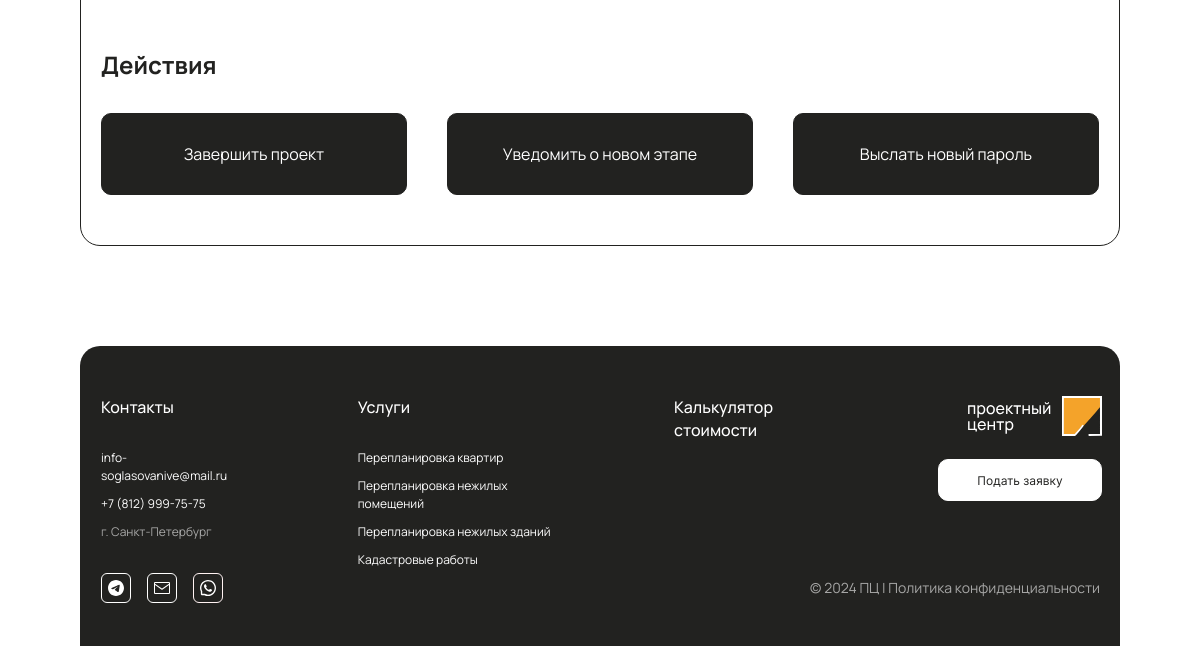
The page /manager/ (signed in, lower part) on the database as committed earlier.
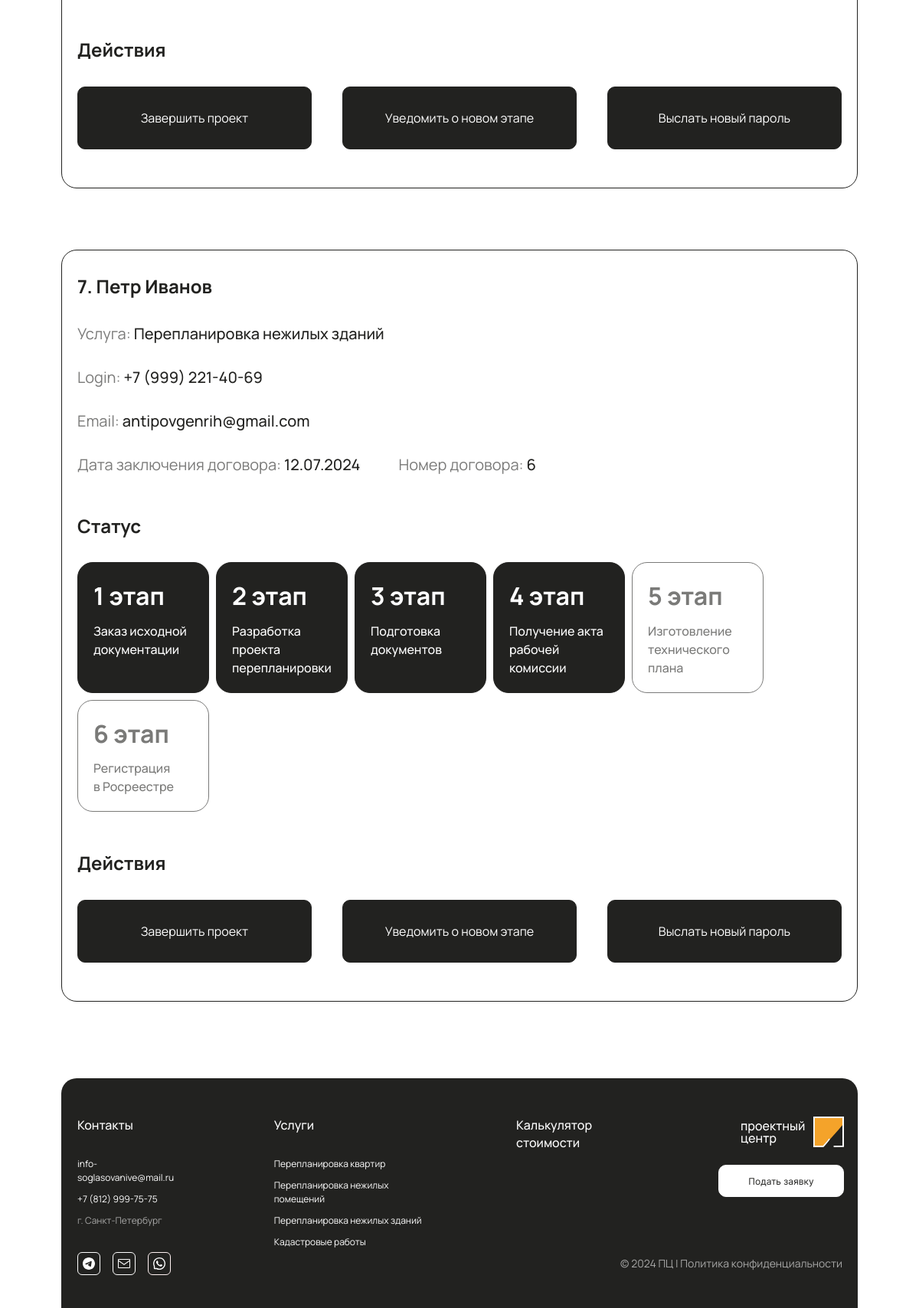
The same page on the database as committed later.
### user/models.py (models this page shows, shortened)
class CustomUser(AbstractBaseUser, PermissionsMixin):
    username = None  # Отключение поля username
    phone_number = models.CharField(max_length=15, unique=True)
    first_name = models.CharField(max_length=30)
    last_name = models.CharField(max_length=30)
    email = models.EmailField(unique=True, blank=True, null=True)
    is_active = models.BooleanField(default=True)
    is_staff = models.BooleanField(default=False)
    is_superuser = models.BooleanField(default=False)
    objects = CustomUserManager()
    USERNAME_FIELD = 'phone_number'
    REQUIRED_FIELDS = []

class Contract(models.Model):
    class ServiceTypeChoices(models.IntegerChoices):
        APARTMENT_REPLANNING = 1, 'Перепланировка квартиры'
        RESIDENTIAL_REPLANNING = 2, 'Перепланировка нежилых помещений'
        NON_RESIDENTIAL_REPLANNING = 3, 'Перепланировка нежилого здания'
        CADASTRAL_WORK = 4, 'Кадастровые работы'
    class StatusTypeChoices(models.IntegerChoices):
        PHASE1 = 1, '1 этап'
        PHASE2 = 2, '2 этап'
        PHASE3 = 3, '3 этап'
        PHASE4 = 4, '4 этап'
        PHASE5 = 5, '5 этап'
        PHASE6 = 6, '6 этап'
        Done = 0, 'Завершен'
    user = models.ForeignKey(CustomUser, related_name='contracts', on_delete=models.CASCADE)
    contract_number = models.CharField(max_length=20, unique=True)
    service_type = models.IntegerField(choices=ServiceTypeChoices.choices,)
    status = models.IntegerField(choices=StatusTypeChoices.choices, default=StatusTypeChoices.PHASE1)
    contract_date = models.DateField()
    completion_date = models.DateField(null=True, blank=True)
    address = models.CharField(max_length=255, blank=True, null=True)
    def max_phases(self):
        if self.service_type == self.ServiceTypeChoices.CADASTRAL_WORK:
            return self.StatusTypeChoices.PHASE3
        else:
            return self.StatusTypeChoices.PHASE6
    def is_last_phase(self):
        if self.service_type == self.ServiceTypeChoices.CADASTRAL_WORK:
            if self.status == self.StatusTypeChoices.PHASE3:
                return 3
        else:
            if self.status == self.StatusTypeChoices.PHASE6:
                return 6
        return False
    def is_done(self):
        return self.status == self.StatusTypeChoices.Done

### custom_auth/decorators.py (the view)
    def _wrapped_view_func(request, *args, **kwargs):
        if not request.user.is_staff:
            return HttpResponseForbidden("Вы не авторизованы для доступа к этой странице.")
        return view_func(request, *args, **kwargs)

### manager/templatetags/custom_filters.py (called while the page is built)
@register.filter
def format_phone(value):
    try:
        phone_number = ''.join(filter(str.isdigit, value))
        formatted_phone = f'+7 ({phone_number[1:4]}) {phone_number[4:7]}-{phone_number[7:9]}-{phone_number[9:]}'
        return formatted_phone
    except:
        return value

### user/context_processors.py (called while the page is built)
def user_contracts(request):
    if request.user.is_authenticated:
        return {
            'user_contract': request.user.contracts.last()
        }
    return {}

def current_url(request):
    return {'current_url': request.path}

### templates/manager/dashboard.html (shortened to what this page needs)
{% extends 'layout.html' %}
{% load static %}
{% load custom_filters %}
{% block link %}
  <link rel="stylesheet" href="{% static 'css/dashboard.css' %}">
{% endblock %}
{% block content %}
  <div class="dashboard-container">
    <div id="active-container" class="active-container">
      {% if active_clients %}
            {% for client in active_clients %}
              <div class="client-container">
                <div class="client-info">
                  <h2> {{ client.id }}. {{ client.first_name }} {{ client.last_name }}</h2>
                  <p>Услуга: <span>
                    {% if client.service_type == 1 %}Перепланировка квартир
                    {% elif client.service_type == 2 %}Перепланировка нежилых помещений
                    {% elif client.service_type == 3 %}Перепланировка нежилых зданий
                    {% elif client.service_type == 4 %}Кадастровые работы
                    {% endif %}</span></p>
                  <p>Login: <span>{{ client.phone_number|format_phone }}</span></p>
                  <p>Email: <span>{{ client.email }}</span></p>
                  <div class="contract">
                    <p>Дата заключения договора: <span>{{ client.contract_date|date:"d.m.Y" }}</span></p>
                    <p>Номер договора: <span>{{ client.contract_id }}</span></p>
                  </div>
                </div>
                <div class="client-stages-container">
                  <h2>Cтатус</h2>
                  <div class="stage-elements" id="stage-elements" data-service-type="{{ client.service_type }}" data-status="{{ client.status }}">
                    {% if client.service_type == 1 %}
                      <div class="stage-element {% if client.status >= 1 %}stage-element-current{% endif %}">
                        <h3>1 этап</h3>
                        <p>Заказ исходной документации</p>
                      </div>
                      <div class="stage-element {% if client.status >= 2 %}stage-element-current{% endif %}">
                        <h3>2 этап</h3>
                        <p>Разработка проекта перепланировки</p>
                      </div>
                      <div class="stage-element {% if client.status >= 3 %}stage-element-current{% endif %}">
                        <h3>3 этап</h3>
                        <p>Согласование пожарного надзора</p>
                      </div>
                      <div class="stage-element {% if client.status >= 4 %}stage-element-current{% endif %}">
                        <h3>4 этап</h3>
                        <p>Согласование документации в МВК</p>
                      </div>
                      <div class="stage-element {% if client.status >= 5 %}stage-element-current{% endif %}">
                        <h3>5 этап</h3>
                        <p>Ввод квартиры в эксплуатацию</p>
                      </div>
                      <div class="stage-element {% if client.status >= 6 %}stage-element-current{% endif %}">
                        <h3>6 этап</h3>
                        <p>Подготовка технического плана и регистрация в Росреестре</p>
                      </div>
                    {% elif client.service_type == 2 %}
                      <div class="stage-element {% if client.status >= 1 %}stage-element-current{% endif %}">
                        <h3>1 этап</h3>
                        <p>Заказ исходной документации</p>
                      </div>
                      <div class="stage-element {% if client.status >= 2 %}stage-element-current{% endif %}">
                        <h3>2 этап</h3>
                        <p>Разработка проекта перепланировки</p>
                      </div>
                      <div class="stage-element {% if client.status >= 3 %}stage-element-current{% endif %}">
                        <h3>3 этап</h3>
                        <p>Согласование пожарного надзора и Роспотребнадзора</p>
                      </div>
                      <div class="stage-element {% if client.status >= 4 %}stage-element-current{% endif %}">
                        <h3>4 этап</h3>
                        <p>Согласование документации в МВК</p>
                      </div>
                      <div class="stage-element {% if client.status >= 5 %}stage-element-current{% endif %}">
                        <h3>5 этап</h3>
                        <p>Ввод в эксплуатацию</p>
                      </div>
                      <div class="stage-element {% if client.status >= 6 %}stage-element-current{% endif %}">
                        <h3>6 этап</h3>
                        <p>Подготовка технического плана и регистрация в Росреестре</p>
                      </div>
                    {% elif client.service_type == 3 %}
                      <div class="stage-element {% if client.status >= 1 %}stage-element-current{% endif %}">
                        <h3>1 этап</h3>
                        <p>Заказ исходной документации</p>
                      </div>
                      <div class="stage-element {% if client.status >= 2 %}stage-element-current{% endif %}">
                        <h3>2 этап</h3>
                        <p>Разработка проекта перепланировки</p>
                      </div>
                      <div class="stage-element {% if client.status >= 3 %}stage-element-current{% endif %}">
                        <h3>3 этап</h3>
                        <p>Подготовка документов</p>
                      </div>
                      <div class="stage-element {% if client.status >= 4 %}stage-element-current{% endif %}">
                        <h3>4 этап</h3>
                        <p>Получение акта рабочей комиссии</p>
                      </div>
                      <div class="stage-element {% if client.status >= 5 %}stage-element-current{% endif %}">
                        <h3>5 этап</h3>
                        <p>Изготовление технического плана</p>
                      </div>
                      <div class="stage-element {% if client.status >= 6 %}stage-element-current{% endif %}">
                        <h3>6 этап</h3>
                        <p>Регистрация в Росреестре</p>
                      </div>
                    {% endif %}
                  </div>
                </div>
                <div class="client-btns-container">
                  <h2>Действия</h2>
                  <div class="client-btns">
                    <div class="client-finish-btn" data-contract-id="{{ client.contract_id }}">Завершить проект</div>
                    <div class="client-notifi-btn" data-contract-id="{{ client.contract_id }}" {% if client.is_last_phase == true %}{% endif %}>Уведомить о новом этапе</div>
                    <div class="client-new-pass-btn" data-client-id="{{ client.id }}">Выслать новый пароль</div>
                  </div>
                </div>
              </div>
            {% endfor %}
    {% else %}
        <p>No active clients.</p>
    {% endif %}
    </div>
  </div>
{% include 'includes/footer.html' %}
{% endblock %}

### templates/layout.html (shortened to what this page needs)
{% load static %}
<!DOCTYPE html>
<html lang="ru">
<head>
  <link rel="stylesheet" href="{% static 'css/layout.css' %}">
  <link rel="stylesheet" href="{% static 'css/flickity.css' %}" media="screen">
  {% block link %}{% endblock %}
</head>
<body class="teamblock">
  <div class="container">
    <main>
      {% block content %}{% endblock %}
    </main>
  </div>
</body>
</html>

### templates/includes/footer.html (shortened to what this page needs)
{% load static %}
{% block link %}
  <link rel="stylesheet" href="{% static 'css/includes/footer.css' %}">
{% endblock %}
{% block footer %}
<div class="footer">
  <div class="footer-contacts">
    <h3>Контакты</h3>
    <div class="contacts-content">
      <a href="mailto:info-soglasovanive@mail.ru">info-soglasovanive@mail.ru</a>
      <a href="tel:+78129997575">+7 (812) 999-75-75</a>
      <p>г. Санкт-Петербург</p>
    </div>
    <div class="contacts-smm">
      <a href=""><img src="{% static 'img/main/telegram_icon.svg' %}" alt="telegram_icon"></a>
      <a href=""><img src="{% static 'img/main/mail_icon.svg' %}" alt="email_icon"></a>
      <a href=""><img src="{% static 'img/main/whatsapp_icon.svg' %}" alt="whatsapp_icon"></a>
    </div>
  </div>
  <div class="footer-offers">
    <h3>Услуги</h3>
    <div class="footer-offers-elements">
      <a href="{% url 'apartments' %}">Перепланировка квартир</a>
      <a href="{% url 'spaces' %}">Перепланировка нежилых помещений</a>
      <a href="{% url 'buildings' %}">Перепланировка нежилых зданий</a>
      <a href="{% url 'cadastr' %}">Кадастровые работы</a>
    </div>
  </div>
  <div class="footer-calc">
    <h3><a href="{% url 'calculator' %}">Калькулятор стоимости</a></h3>
  </div>
  <div class="footer-form">
    <a href="{% url 'main' %}"><img src="{% static 'img/main/footer_logo.svg' %}" alt="logo"></a>
    <a class="footer-form-btn" href="{% url 'form' %}">Подать заявку</a>
  </div>
  <div class="footer-copyright">© 2024 ПЦ | <a href="{% url 'politic' %}">Политика конфиденциальности</a></div>
</div>
{% endblock %}

### static/css/layout.css (style rules this page uses)
body { font-family: 'Manrope', sans-serif; font-size: 16px; color: #222220; }
@media (max-width: 1280px) { .container { overflow: hidden; } }
.container { position: relative; max-width: 1120px; padding-top: 50px; padding-left: 80px; padding-right: 80px; margin: 0 auto; }
@media (max-width: 1280px) { .container { padding-left: 80px; padding-right: 80px; } }

### static/css/dashboard.css (style rules this page uses)
.dashboard-container { max-width: 1120px; margin: 166px auto 100px; }
.active-container { display: block; }
.client-container { display: flex; flex-direction: column; border-radius: 20px; border: 1px solid #222220; max-width: 1080px; margin-bottom: 80px; padding: 30px 20px 50px 20px; }
.client-container h2 { font-size: 24px; font-style: normal; font-weight: 700; line-height: 145%; }
.client-info { display: flex; flex-direction: column; gap: 30px; margin-bottom: 50px; }
.client-info p { color: rgba(34, 34, 32, 0.6); font-family: Manrope; font-size: 20px; font-style: normal; font-weight: 400; line-height: normal; }
.client-info span { color: #222220; font-family: Manrope; font-size: 20px; font-style: normal; font-weight: 500; line-height: normal; }
.contract { display: flex; gap: 50px; }
.client-stages-container h2, .client-btns-container h2 { margin-bottom: 30px; }
.client-stages-container { margin-bottom: 50px; }
.stage-elements { display: flex; justify-content: flex-start; gap: 9px; flex-wrap: wrap; }
.stage-element { padding: 20px; width: 130px; border-radius: 20px; border: 1px solid #222220; color: #222220; display: flex; flex-direction: column; justify-content: start; align-items: start; gap: 10px; opacity: 0.6; word-wrap: break-word; }
.stage-element-current { background: #222220; color: #FFF; opacity: 1; }
.stage-element h3 { font-size: 32px; font-style: normal; font-weight: 700; line-height: 145%; }
.stage-element p { font-size: 16px; font-style: normal; font-weight: 500; line-height: 24px; }
.client-btns { display: flex; flex-direction: row; justify-content: space-between; gap: 40px; }
.client-btn, .client-finish-btn, .client-notifi-btn, .client-new-pass-btn { display: flex; justify-content: center; align-items: center; max-width: 362px; height: 80px; border-radius: 10px; background: #222220; color: #FFF; flex: 1; cursor: pointer; border: 1px solid #222220; }

### static/css/includes/footer.css (style rules this page uses)
.footer { position: relative; margin: 100px auto 0; max-width: 1081px; height: 250px; padding-top: 50px; padding: 50px 18px 0px 21px; border-radius: 20px 20px 0px 0px; background: #222220; display: flex; justify-content: space-between; gap: 120px; }
.footer h3 { color: #FFF; font-family: Manrope; font-size: 16px; font-style: normal; font-weight: 500; line-height: 145%; }
.footer-offers h3, .footer-contacts h3 { margin-bottom: 30px; }
.contacts-content, .contacts-content a, .footer-offers-elements { color: #FFF; font-size: 12px; font-style: normal; font-weight: 400; line-height: 18px; }
.contacts-content { display: flex; flex-direction: column; gap: 10px; }
.contacts-content p { opacity: 0.6; }
.contacts-smm { position: absolute; top: 227px; display: flex; gap: 16px; justify-content: space-between; }
.contacts-smm a { width: 30px; height: 30px; }
.footer-offers-elements { display: flex; flex-direction: column; justify-content: space-between; gap: 10px; }
.footer-offers-elements a { color:#FFF; }
.footer-calc { flex-basis: 16%; }
.footer-calc a, .footer-calc a:visited { color: #FFF; }
.footer-form { display: flex; flex-direction: column; gap: 20px; align-items: end; }
.footer-form-btn { display: flex; width: 114px; height: 20px; padding: 10px 24px; justify-content: center; align-items: center; border-radius: 10px; border: 1px solid #FFF; background: #FFF; color: #222220; font-family: Inter; font-size: 12px; font-style: normal; font-weight: 400; line-height: normal; }
.footer-copyright { position: absolute; color: #FFF; opacity: 0.6; right: 20px; bottom: 49px; font-size: 14px; font-style: normal; font-weight: 400; line-height: normal; }
.footer-copyright a, .footer-copyright a:visited { color: #FFF; }

Rows that differ between the two databases and show on the page:
added CustomUser: first_name "Петр", last_name "Иванов", phone_number "+7 (999) 221-40-69", email "antipovgenrih@gmail.com"
added Contract: contract_date "12.07.2024"
Other text that changed with them:
new list line: "7 . Услуга: Перепланировка нежилых зданий Login: Email: Дата заключения договора: Номер договора: 6 Cтатус 1 этап Заказ исходной документации 2 этап Разработка проекта перепланировки 3 этап Подготовка документов 4 этап Получение акта рабочей комиссии 5 этап Изготовление технического плана 6 этап Регистрация в Росреестре Действия Завершить проект Уведомить о новом этапе Выслать новый пароль"
